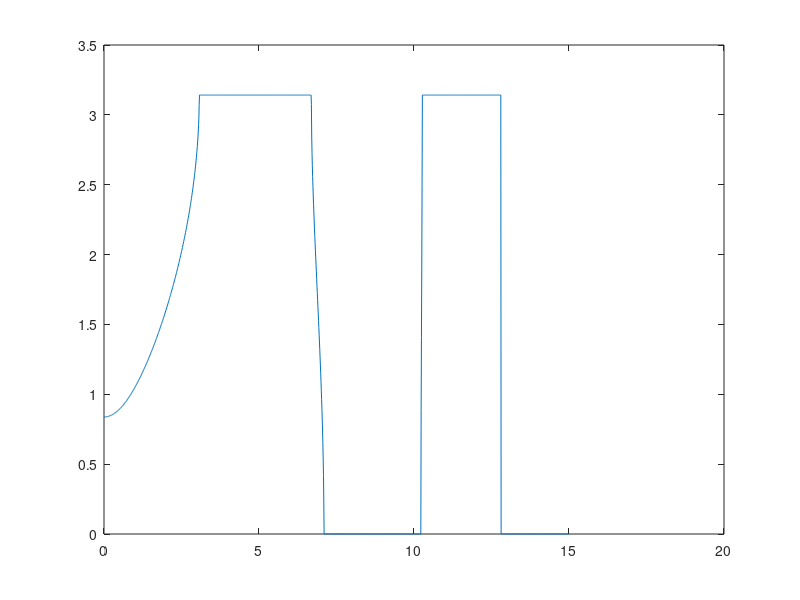

The MATLAB script that drew this image: (Note: this script raises an error after producing the figure.)
%srivastavajmps16 Figure 1 (a, b and c)
clc;
clear;
w=8*2*pi*10^5;  % The first digit "x" in this line fixes the frequency to be x kHz 
mu1=8*10^10;
mu2=3*10^9;
ro1=8000;
ro2=1180;
h1=0.0013;
h2=0.003;
h=h1+h2;
coef11=(ro1/mu1)*(w^2);
coef12=(ro2/mu2)*(w^2);

limsup=15;
step=0.01;
K2h=0:step:limsup;
K2=K2h/h;
k11=sqrt(coef11-(K2.^2));
k12=sqrt(coef12-(K2.^2));
num2=mu2*k12;
num1=mu1*k11;
coefaux1=num2./num1;
coefaux2=num1./num2;
coefaux=coefaux1+coefaux2;

trM1=cos(h2*k12).*cos(h1*k11);
trM2=0.5*coefaux.*sin(h2*k12).*sin(h1*k11);
trM=trM1-trM2;
atrM=acos(trM);
iatrM=imag(acos(trM));
ratrM=real(acos(trM));

l1=plot(K2h,ratrM);
l1.Color='blue';
hold on
l2=plot(K2h, iatrM);
l2.Color='green';
legend({'real(K1h)','imag(K1h)'},'Location','southeast')
xlabel('k2h'); 
ylabel('K1h'); 
headline='f='+string(w/(2*pi*1000))+' kHz';
prompt=text(limsup/10, max(max(ratrM),max(iatrM)), headline);
grid;
